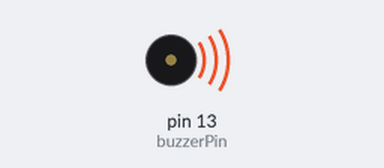
Bench run of a sketch on a simulated Arduino Uno, built with avr-gcc and run on an emulated ATmega328P. Parts: buzzer (waves = sounding).

Above: at 0.1 s.
At 25.6 s:
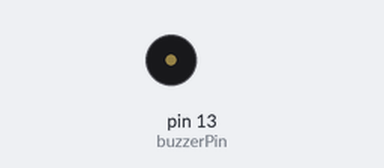
Timing chart, 0 to 27.1 s (numbered marks = the images above):
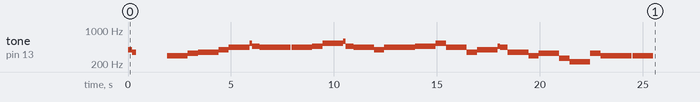

The sketch:

EuterpeOne-v6.ino
```cpp
// NOME DA MÚSICA: Davy Jones' Locket
  float bpm = 120;                         // Ritmo em BPM

// Definições ----------------------------------------------------------------

  const byte buzzerPin = 13; // Buzzer (pino 13)
  const byte buttonPin = 10; // Botão de Configuração (pino 10)

  const byte n = 1; // Duração natural
  const float p = 1.5; // Ponto de Aumento
  const float s = 0.5; // Staccato

  const byte I = 2; // 1ª oitava acima
  const byte II = 4; // 2ª oitava acima
  const byte III = 8; // 3ª oitava acima
  const byte IV = 16; // 4ª oitava acima
  const float i = 0.5; // 1ª oitava abaixo
  const float ii = 0.25; // 2ª oitava abaixo
  const float iii = 0.125; // 3ª oitava abaixo

  float dur_sbre = 60/bpm * 4 * 1000;
  // duração da semínima: '60/bpm' --- com bpm = 120 - duração = 0,5s
  //                                                 - semibreve = 2s (4x)
  float dur_mini = dur_sbre * 1/2;
  float dur_smini = dur_sbre * 1/4;

  float dur_col = dur_sbre * 1/8;
  float dur_scol = dur_sbre * 1/16;

  float dur_fusa = dur_sbre * 1/32;
  float dur_sfusa = dur_sbre * 1/64;

  int arrayRows;

  int note;
  int duration;

// Notas musicais e oitavas --------------------------------------------------

  const byte pausa = 0; // Pausa / Silêncio

  int OctavesReturn(int frequency, float octave){
    if (octave == 0)
      return frequency;
    return round(frequency * octave);
  }

  // Dó
  int C(float octave = 0){
    int frequency = 264;
    return OctavesReturn(frequency, octave);
  }

  // Dó sustenido
  int Csus(float octave = 0){
    int frequency = 280;
    return OctavesReturn(frequency, octave);
  }

  // Ré bemol
  int Db(float octave = 0){
    return Csus(octave);
  }

  // Ré
  int D(float octave = 0){
    int frequency = 297;
    return OctavesReturn(frequency, octave);
  }

  // Ré sustenido
  int Dsus(float octave = 0){
    int frequency = 313;
    return OctavesReturn(frequency, octave);
  }

  // Mi bemol
  int Eb(float octave = 0){
    return Dsus(octave);
  }

  // Mi
  int E(float octave = 0){
    int frequency = 330;
    return OctavesReturn(frequency, octave);
  }

  // Fá
  int Fa(float octave = 0){
    int frequency = 352;
    return OctavesReturn(frequency, octave);
  }

  // Fá sustenido
  int Fasus(float octave = 0){
    int frequency = 374;
    return OctavesReturn(frequency, octave);
  }

  // Sol bemol
  int Gb(float octave = 0){
    return Fasus(octave);
  }

  // Sol
  int G(float octave = 0){
    int frequency = 395; // Abaixei 1 Hz para testar se para de xiar
    return OctavesReturn(frequency, octave);
  }

  // Sol sustenido
  int Gsus(float octave = 0){
    int frequency = 418;
    return OctavesReturn(frequency, octave);
  }

  // Lá bemol
  int Ab(float octave = 0){
    return Gsus(octave);
  }

  // Lá
  int A(float octave = 0){
    int frequency = 440;
    return OctavesReturn(frequency, octave);
  }

  // Lá sustenido
  int Asus(float octave = 0){
    int frequency = 467;
    return OctavesReturn(frequency, octave);
  }

  // Si bemol
  int Bb(float octave = 0){
    return Asus(octave);
  }

  // Si
  int B(float octave = 0){
    int frequency = 495;
    return OctavesReturn(frequency, octave);
  }

// Figuras e tempos ----------------------------------------------------------

  int FiguresReturn(float duration, float increment){
    if(increment == 0)
      return round(duration);
    return round(duration * increment);
  }

  // Semibreve
  int sbre(float increment = 0){
    return FiguresReturn(dur_sbre, increment);
  }

  // Mínima
  int mini(float increment = 0){
    return FiguresReturn(dur_mini, increment);
  }

  // Semínima
  int smini(float increment = 0){
    return FiguresReturn(dur_smini, increment);
  }

  // Colcheia
  int col(float increment = 0){
    return FiguresReturn(dur_col, increment);
  }

  // Semicolcheia
  int scol(float increment = 0){
    return FiguresReturn(dur_scol, increment);
  }

  // Fusa
  int fusa(float increment = 0){
    return FiguresReturn(dur_fusa, increment);
  }

  // Semifusa
  int sfusa(float increment = 0){
    return FiguresReturn(dur_sfusa, increment);
  }

  int testefinal(float increment = 0){
    int dur_sbre1 = 2000;
    if (increment == 0)
      return 1 * dur_sbre1;
    return 2 * dur_sbre1;
  }

// README file

// T R A N S C R I Ç Ã O ~~~ D A ~~~ P A R T I T U R A

byte transposition = 1;     // Transposição
// Inserir oitava

float rhythm = 1;     //Ritmo
// Inserir velocidade de reprodução: 0.5 -- 1 -- 1.25 -- 2 -- 2.75 -- etc...

// Davy Jones' Locket
int melody[][2]{
  {D(),mini()},  {E(),smini()},

  {Fa(),mini()},  {G(),smini()},

  {A(),mini()},  {C(I),scol()},  {Bb(),col(p)},

  {A(),mini(p)},

  {A(),mini()},  {Bb(),smini()},

  {C(I),mini()},  {D(I),scol()},  {Bb(),col(p)},

  {A(),mini()},  {G(),smini()},

  {A(),mini(p)},

  {Bb(),mini()},  {C(I),smini()},

  {A(),mini()},  {Fa(),smini()},

  {G(),mini()},  {Bb(),scol()},  {A(),col(p)},

  {Fa(),mini()},  {D(),smini()},

  {E(),mini()},  {C(),smini()},

  {A(i),mini()},  {E(),smini()},

  {D(),mini(p)},

  {D(),mini()},  {pausa,smini()}
};

// Funções de Controle -------------------------------------------------------

void StartupMelody(){
  tone(buzzerPin, G(), 200);
  delay(200);
//  tone(buzzerPin, E(), 200);
//  delay(200);
//  tone(buzzerPin, Fa(), 200);
//  delay(200);
  tone(buzzerPin, Fa(), 200);
  delay(200);

  delay(500);
}

void PausedMelody(){
  tone(buzzerPin, Fa(), 200);
  delay(200);
  tone(buzzerPin, G(), 200);
  delay(200);

  delay(500);
}

void PlayMelody(){
  for(int selectedRow = 0; selectedRow < arrayRows; selectedRow++){
    note = melody[selectedRow][0] * transposition;
    duration = melody[selectedRow][1] / rhythm;

    if(selectedRow > 0 && note == melody[selectedRow-1][0]){
      noTone(buzzerPin);
      delay(50);
    }

    tone(buzzerPin, note);
    delay(duration);
  }
}

void StopMelody(){
  noTone(buzzerPin);
}

void setup() {
  Serial.begin(9600);
  StartupMelody();
  delay(1000);
  pinMode(buzzerPin, OUTPUT);
  pinMode(buttonPin, INPUT);
  arrayRows = (sizeof(melody)/sizeof(melody[0]));

  PlayMelody();

  StopMelody();
}

void loop() {

}
```
